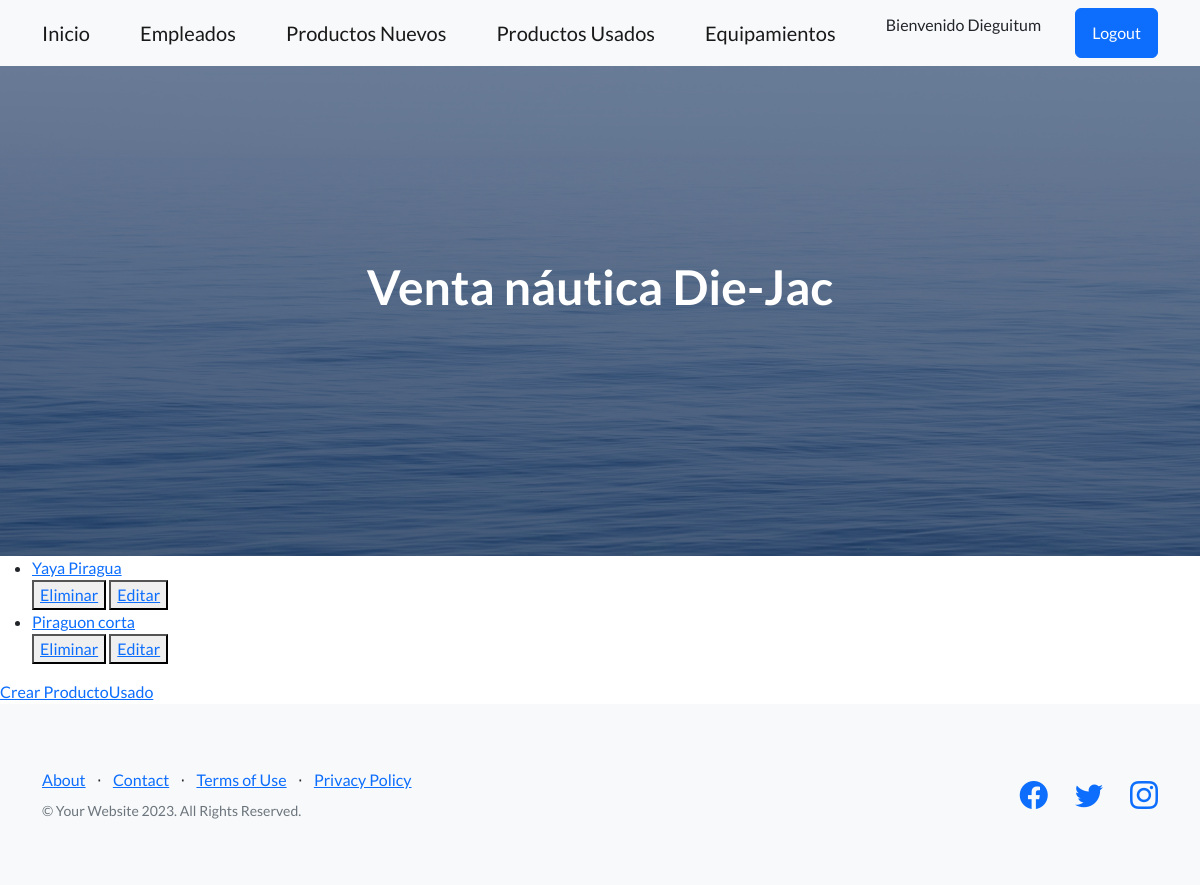
The app's page /AppProyectoFinal/ListaProductosUsados/ (signed in) with its own data.
### AppProyectoFinal/models.py (models this page shows)
class ProductosUsados(models.Model):
    marca = models.CharField(max_length=50)
    version = models.CharField(max_length=50)
    largo = models.IntegerField()
    def __str__(self):
        return f'{self.marca} {self.version}'

### AppProyectoFinal/views.py (the view)
# urls.py: path('ListaProductosUsados/', ProductosUsadosList.as_view(), name='ListaProductosUsados'),
class ProductosUsadosList(ListView):
    model = ProductosUsados
    template_name = "ProductosUsados_list.html"
    context_object_name = "ProductosUsados"

### AppProyectoFinal/templates/ProductosUsados_list.html
{% extends 'padre.html' %}
{% block ContenidoQueCambia %}
    <ul>
        {% for ProductoUsado in ProductosUsados %}
            <li>
                <a href="{% url 'DetalleProductosUsados' ProductoUsado.id %}">{{ ProductoUsado }}</a>
            </li>
            <div>
                <button>
                    <a href="{% url 'EliminarProductosUsados' ProductoUsado.id %}">Eliminar</a>
                </button>
                <button>
                    <a href="{% url 'ActualizarProductosUsados' ProductoUsado.id %}">Editar</a>
                </button>
            </div>
        {% endfor %}
    </ul>
    <a href="{% url 'CrearProductosUsados' %}">Crear ProductoUsado</a>
{% endblock ContenidoQueCambia %}

### AppProyectoFinal/templates/Padre.html (shortened to what this page needs)
<!DOCTYPE html>
<html lang="en">
    <head>
        {% load static %}
        <link href="https://cdn.jsdelivr.net/npm/bootstrap-icons@1.5.0/font/bootstrap-icons.css" rel="stylesheet" type="text/css" />
        <link href="{% static 'css/styles.css' %}" rel="stylesheet" />
    </head>
    <body>
        <nav class="navbar navbar-light bg-light static-top">
            <div class="container">
                <a class="navbar-brand" href="{% url 'inicio' %}">Inicio</a>
                <a class="navbar-brand" href="{% url 'listaEmpleados' %}">Empleados</a>
                <a class="navbar-brand" href="{% url 'ListaProductosNuevos' %}">Productos Nuevos</a>
                <a class="navbar-brand" href="{% url 'ListaProductosUsados' %}">Productos Usados</a>
                <a class="navbar-brand" href="{% url 'ListaEquipamiento' %}">Equipamientos</a>
                {% if user.is_authenticated %}
                    <p>Bienvenido {{user.username}}</p>
                    <a class="btn btn-primary" href="{% url 'Logout' %}">Logout</a>
                {% else %}
                    <a class="btn btn-primary" href="{% url 'Login' %}">Login</a>
                {% endif %}
            </div>
        </nav>
        <header class="masthead">
            <div class="container position-relative">
                <div class="row justify-content-center">
                    <div class="col-xl-6">
                        <div class="text-center text-white">
                            <h1 class="mb-5">Venta náutica Die-Jac</h1>
                        </div>
                    </div>
                </div>
            </div>
        </header>
        {% block ContenidoQueCambia %}
        {% endblock ContenidoQueCambia %}
        <footer class="footer bg-light">
            <div class="container">
                <div class="row">
                    <div class="col-lg-6 h-100 text-center text-lg-start my-auto">
                        <ul class="list-inline mb-2">
                            <li class="list-inline-item"><a href="#!">About</a></li>
                            <li class="list-inline-item">⋅</li>
                            <li class="list-inline-item"><a href="#!">Contact</a></li>
                            <li class="list-inline-item">⋅</li>
                            <li class="list-inline-item"><a href="#!">Terms of Use</a></li>
                            <li class="list-inline-item">⋅</li>
                            <li class="list-inline-item"><a href="#!">Privacy Policy</a></li>
                        </ul>
                        <p class="text-muted small mb-4 mb-lg-0">&copy; Your Website 2023. All Rights Reserved.</p>
                    </div>
                    <div class="col-lg-6 h-100 text-center text-lg-end my-auto">
                        <ul class="list-inline mb-0">
                            <li class="list-inline-item me-4">
                                <a href="#!"><i class="bi-facebook fs-3"></i></a>
                            </li>
                            <li class="list-inline-item me-4">
                                <a href="#!"><i class="bi-twitter fs-3"></i></a>
                            </li>
                            <li class="list-inline-item">
                                <a href="#!"><i class="bi-instagram fs-3"></i></a>
                            </li>
                        </ul>
                    </div>
                </div>
            </div>
        </footer>
    </body>
</html>

### records on screen
ProductosUsados: marca+version "Yaya Piragua"
ProductosUsados: marca+version "Piraguon corta"

### other values on screen
{{ user.username }} "Dieguitum"
